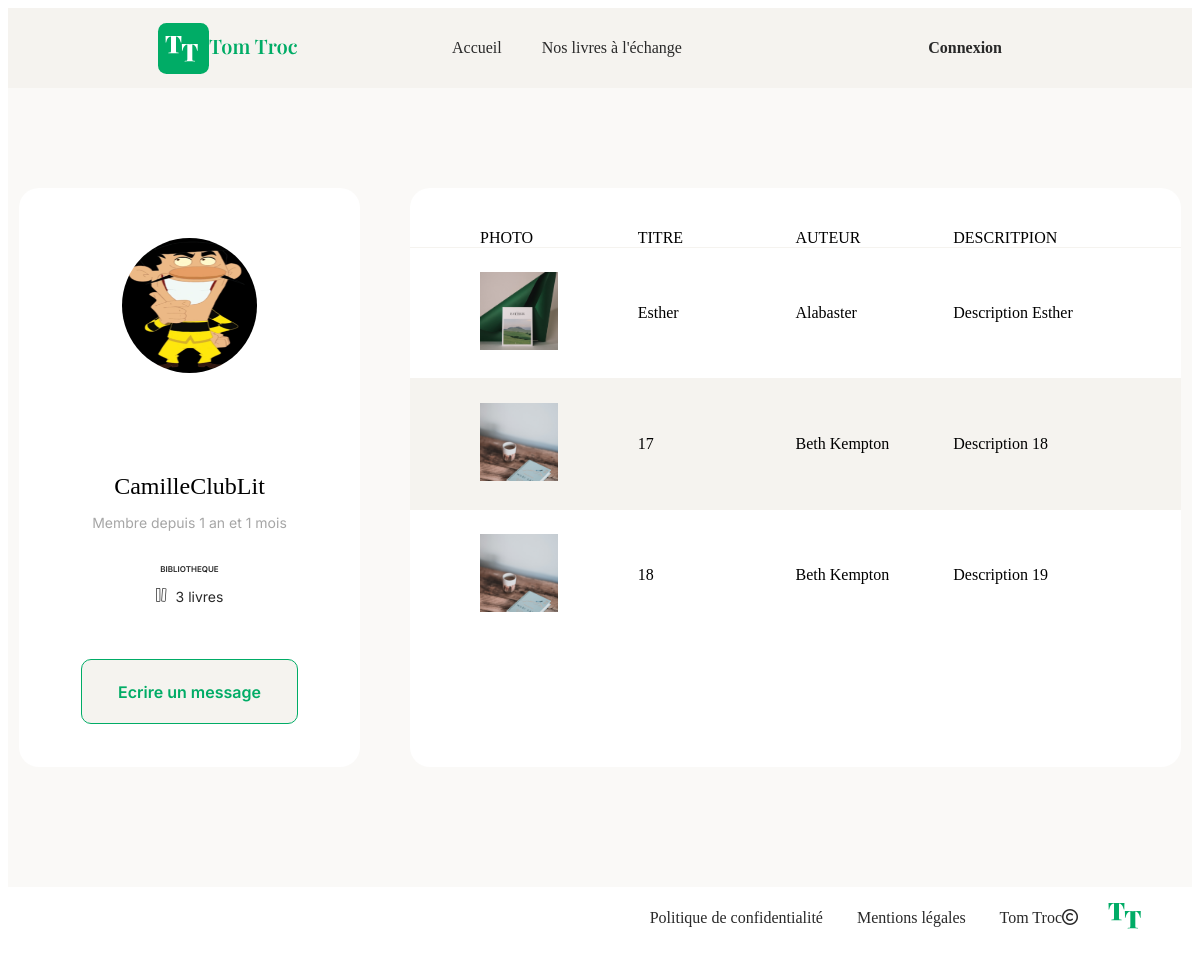
Page /index.php?action=userprofil&id=1 on the committed database.
### tables this page shows
CREATE TABLE IF NOT EXISTS `user` (
  `id` int(11) NOT NULL AUTO_INCREMENT,
  `pseudo` varchar(50) NOT NULL,
  `email` varchar(255) NOT NULL,
  `password` varchar(255) NOT NULL,
  `registration_date` datetime NOT NULL,
  `avatar_url` varchar(255) NOT NULL,
  PRIMARY KEY (`id`)
);

CREATE TABLE IF NOT EXISTS `book` (
  `id` int(11) NOT NULL AUTO_INCREMENT,
  `title` varchar(255) NOT NULL,
  `author` varchar(255) NOT NULL,
  `image` varchar(255) NOT NULL,
  `description` text NOT NULL,
  `status` tinyint(1) NOT NULL,
  `id_user` int(11) NOT NULL,
  PRIMARY KEY (`id`),
  KEY `link_book_user` (`id_user`)
);

### views/View.php (called while the page is built, shortened)
<?php
class View
{
    public function render(string $viewName, array $params = []) : void
    {
        $viewPath = $this->buildViewPath($viewName);
        $content = $this->_renderViewFromTemplate($viewPath, $params);
    }
    private function _renderViewFromTemplate(string $viewPath, array $params = []) : string
    {
        if (file_exists($viewPath)) {
            extract($params);
            require($viewPath);
            return ob_get_clean();
        } else {
            throw new Exception("La vue '$viewPath' est introuvable.");
        }
    }
    private function buildViewPath(string $viewName) : string
    {
        return TEMPLATE_VIEW_PATH . $viewName . '.php';
    }
}

### controllers/UserController.php (called while the page is built, shortened)
<?php
class UserController extends AbstractController {
    public function showUserProfil() : void
    {
        $id = Utils::request("id");
        $userManager = new UserManager();
        $user = $userManager->getUserInfo($id);
        $registrationDate = $user->getRegistrationDate();
        $interval = new UserManager();
        $dateInterval = $interval->DateInterval($registrationDate);
        $books = new BookManager();
        $userBooks = $books->getBooksByUser($id);
        $view = new View();
        $view->render("userprofil", $this->getParams(['user' => $user, 'books' => $userBooks, 'dateInterval' => $dateInterval]));
    }
}

### index.php (called while the page is built, shortened)
<?php
$action = Utils::request('action', 'home');
try {
        switch ($action) {
        case 'userprofil':
            $userController = new UserController();
            $userController->showUserProfil();
            break;
    }
} catch (Exception $e) {
    $errorView = new View('Erreur');
    $errorView->render('errorPage', ['errorMessage' => $e->getMessage()]);
}

### models/DBManager.php (called while the page is built, shortened)
<?php
class DBManager
{
    private static $instance;
    private $db;
    private function __construct()
    {
        $this->db = new PDO('mysql:host=' . DB_HOST . ';dbname=' . DB_NAME . ';charset=utf8', DB_USER, DB_PASS);
        $this->db->setAttribute(PDO::ATTR_ERRMODE, PDO::ERRMODE_EXCEPTION);
        $this->db->setAttribute(PDO::ATTR_DEFAULT_FETCH_MODE, PDO::FETCH_ASSOC);
    }
    public static function getInstance() : DBManager
    {
        if (!self::$instance) {
            self::$instance = new DBManager();
        }
        return self::$instance;
    }
    public function query(string $sql, ?array $params = null) : PDOStatement
    {
        if ($params == null) {
            $query = $this->db->query($sql);
        } else {
            $query = $this->db->prepare($sql);
            $query->execute($params);
        }
        return $query;
    }
}

### services/Utils.php (called while the page is built, shortened)
<?php
class Utils {
    public static function request(string $variableName, mixed $defaultValue = null) : mixed
    {
        return $_REQUEST[$variableName] ?? $defaultValue;
    }
}

### models/AbstractEntityManager.php (called while the page is built, shortened)
<?php
abstract class AbstractEntityManager {
    public function __construct()
    {
        $this->db = DBManager::getInstance();
    }
}

### models/UserManager.php (called while the page is built, shortened)
<?php
class UserManager extends AbstractEntityManager
{
    public function dateInterval($startDate) : string
    {
        $date = new DateTime();
        $interval = $startDate->diff($date);
        $intervalInString = $interval->format('%Y%M%D');
        if ($intervalInString < 2) {
            $dateInterval = "1 jour";
        } else if ($intervalInString <=31) {
            $dateInterval = $interval->format('%d')." jours";
        } else if ($intervalInString < 10000) {
            $dateInterval = $interval->format('%m')." mois";
        } else if ($intervalInString > 10000) {
            $dateInterval = $interval->format('%y')." an et " . $interval->format('%m') ." mois";
        } else if ($intervalInString > 20000) {
            $dateInterval = $interval->format('%y')." ans";
        }
        return $dateInterval;
    }
    public function getUserInfo(int $id) : ?User
    {
        $sql="SELECT user.*, COUNT(book.id_user) as bookCount FROM user LEFT JOIN book ON user.id = book.id_user WHERE user.id = :id";
        $result = $this->db->query($sql, ['id' => $id]);
        $userInfo = $result->fetch();
        if ($userInfo){
            return new User($userInfo);
        } else {
            return null;
        }
    }
}

### models/AbstractEntity.php (called while the page is built, shortened)
<?php
abstract class AbstractEntity
{
    protected int $id = -1;
    protected function hydrate(array $data) : void
    {
        foreach ($data as $key => $value) {
            $method = 'set' . str_replace('_', '', ucwords($key, '_'));
        }
    }
    public function setId(int $id) : void
    {
        $this->id = $id;
    }
    public function getId() : int
    {
        return $this->id;
    }
}

### models/User.php (called while the page is built, shortened)
<?php
 class User extends AbstractEntity
 {
    private string $pseudo;
    private ?DateTime $registrationDate;
    private ?string $avatarUrl;
    private ?int $bookCount;
    public function setPseudo($pseudo) : void
    {
        $this->pseudo = $pseudo;
    }
    public function getPseudo() : string
    {
        return $this->pseudo;
    }
    public function setRegistrationDate(string|DateTime $registrationDate, string $format = 'Y-m-d H:i:s') : void
    {
        if (is_string($registrationDate)) {
            $registrationDate = DateTime::createFromFormat($format, $registrationDate);
        }
        $this->registrationDate = $registrationDate;
    }
    Public function getRegistrationDate() : DateTime
    {
        return $this->registrationDate;
    }
    public function setAvatarURL($avatarUrl) : void
    {
        $this->avatarUrl = $avatarUrl;
    }
    public function getAvatarUrl() : ?string
    {
        if ($this->avatarUrl){
            return $this->avatarUrl;
        } else {
            return $avatar="avatarbydefault.png";
        }
    }
    public function setBookCount(?int $bookCount) : void
    {
        $this->bookCount = $bookCount;
    }
     public function getBookCount() : int
     {
        return $this->bookCount;
     }
}

### models/BookManager.php (called while the page is built, shortened)
<?php
class BookManager extends AbstractEntityManager
{
    public function getBooksByUser(int $id) : array
    {
        $sql = "SELECT * FROM book WHERE id_user = :id";
        $result = $this->db->query($sql, ['id' => $id]);
        while ($bookArray = $result->fetch()) {
            $books = new Book($bookArray);
            $userBooks[] = $books;
        }
        return $userBooks;
    }
}

### models/Book.php (called while the page is built, shortened)
<?php
 class Book extends AbstractEntity
 {
    private string $title;
    private string $author;
    private string $image;
    private string $description;
    public function setTitle(string $title) : void
    {
        $this->title = $title;
    }
    public function getTitle() : string
    {
        return $this->title;
    }
    public function setAuthor(string $author) : void
    {
        $this->author = $author;
    }
    public function getAuthor() : string
    {
        return $this->author;
    }
    public function setImage(string $image) : void
    {
        $this->image = $image;
    }
     public function getImage() : string
     {
        if ($this->image){
            return $this->image;
        } else {
            return $image="avatarbook.png";
        }
     }
    public function setDescription(string $description) : void
    {
        $this->description = $description;
    }
    public function getDescription(int $length = -1) : string
    {
        return $this->description;
    }
 }

### views/templates/userprofil.php (the view, shortened to what this page needs)
<div class="userprofil">
    <section class="visitcard">
        <img src="./images/<?= $user->getAvatarUrl() ?>" alt="">
        <p class="pseudo"><?= $user->getPseudo() ?></p>
        <p class="member-until">Membre depuis <?= $dateInterval ?> </p>
        <p class="bibliotheque">BIBLIOTHEQUE</p>
        <p class="user-book-number">
            <?= $user->getBookCount() ?> livres
        </p>
        <div class="grey-button">
            <a class="grey-button-text" href="index.php?action=messaging&contactid=<?=$user->getId()?>">Ecrire un message</a>
        </div>
    </section>
    <section class="book-list">
        <div class="book-list-title">
            <div class="list-title">PHOTO</div>
            <div class="list-title">TITRE</div>
            <div class="list-title">AUTEUR</div>
            <div class="list-title">DESCRITPION</div>
        </div>
        <div class="lines">
            <?php foreach($books as $key=>$book) {
                if ($key%2==0) {
                    echo "<div class=\"line evenline\">";
                } else {
                    echo "<div class=\"line oddline\">";
                } ?>
                    <div class="book-image"> <img src="./images/<?= $book->getImage() ?>"> </div>
                    <div class="book-title"> <?= $book->getTitle() ?> </div>
                    <div class="book-author"> <?= $book->getAuthor() ?> </div>
                    <div class="book-description"> <?= $book->getDescription() ?> </div>
                </div>
                <?php } ?>
            </div>
        </div>

### css/style.css (style rules this page uses)
p { font-family: "Inter", sans-serif; font-size: 16px; font-weight: 300; color:#000000; }
.grey-button { display: flex; justify-content: center; align-items: center; width : 215px; height: 63px; border: 1px solid #00AC66; border-radius: 10px; background-color: #F5F3EF; }
.grey-button-text { font-family: "Inter", sans-serif; font-size: 16px; font-weight: 600; color: #00AC66; text-decoration: none; }
.book-list { display: flex; flex-direction: column; width : 771px; height: 579px; margin-top: 100px; border-radius: 20px; background-color: #FFFFFF; }
.book-list-title { display: flex; flex-direction: row; align-items:end; padding: 0px 70px 0px 70px; height: 59px; }
.lines { display: flex; flex-direction: column; }
.line { display: flex; align-items: center; border-top: 1px solid #F5F3EF; height: 130px; padding: 0px 70px 0px 70px; }
.line img { width : 78px; height : 78px; }
.oddline { background-color: #F5F3EF; }
svg { padding-right: 5px; }
.book-description { width: 485px; }
.userprofil { display: flex; flex-direction: row; }
.visitcard { display: flex; flex-direction: column; align-items: center; width: 341px; height: 579px; margin: 100px 50px 120px 0px; border-radius: 20px; background-color: #FFFFFF; }
.visitcard img { width : 135px; height: 135px; border-radius: 200px; margin-top: 50px; }
.pseudo { font-family: "Playfair Display", serif; font-size: 24px; margin-top: 100px; margin-bottom: 0px; }
.member-until { font-family: "Inter", sans-serif; font-size: 14px; font-weight: 400; color:#A6A6A6; margin-bottom: 25px; }
.bibliotheque { font-family: "Inter", sans-serif; font-size: 8px; font-weight:600; margin-bottom: 0px; color:#292929; }
.user-book-number { font-family: "Inter", sans-serif; font-size: 14px; font-weight:400; color:#292929; }
.visitcard .grey-button { margin-top: 40px; }
.userprofil .list-title { width : 25%; }
.userprofil .book-image { width : 25%; }
.userprofil .book-title { width : 25%; }
.userprofil .book-author { width : 25%; }
.userprofil .book-description { width : 25%; }

### rows in the picture
user: avatar_url (picture), pseudo "CamilleClubLit"
book: shows a picture, title "Esther", author "Alabaster", description "Description Esther"
book: title "17", author "Beth Kempton", description "Description 18"
book: title "18", author "Beth Kempton", description "Description 19"

### other values in the picture
$dateInterval "1 an et 1 mois"
$user->getBookCount() "3"
